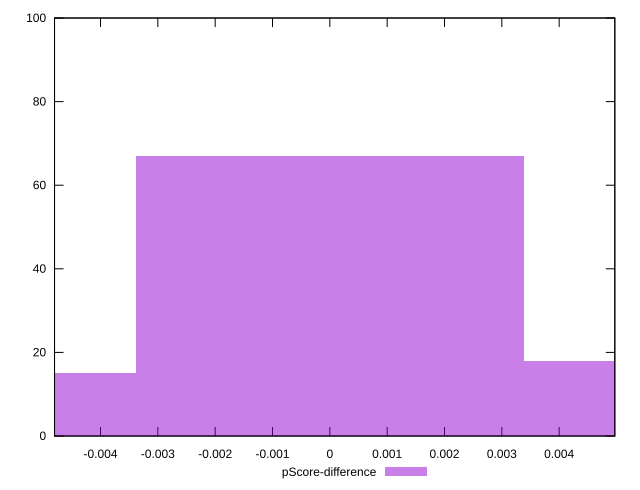

gnuplot code for this plot:
reset

$pScoreDifference <<EOF
0.006766505339502993 18
0 67
-0.006766505339502993 15
EOF

set key outside below
set boxwidth 0.006766505339502993
set xrange [-0.004801927438666642:0.004970902856991394]
set yrange [0:100]
set trange [0:100]
set style fill transparent solid 0.5 noborder
set terminal svg size 640, 490 enhanced background rgb 'white'
set output "report_00017_2021-02-10T15-08-03.406Z/largest-contentful-paint/samples/pages+cached+noadtech+nomedia/pScore-difference/histogram.svg"

plot $pScoreDifference title "pScore-difference" with boxes

reset
